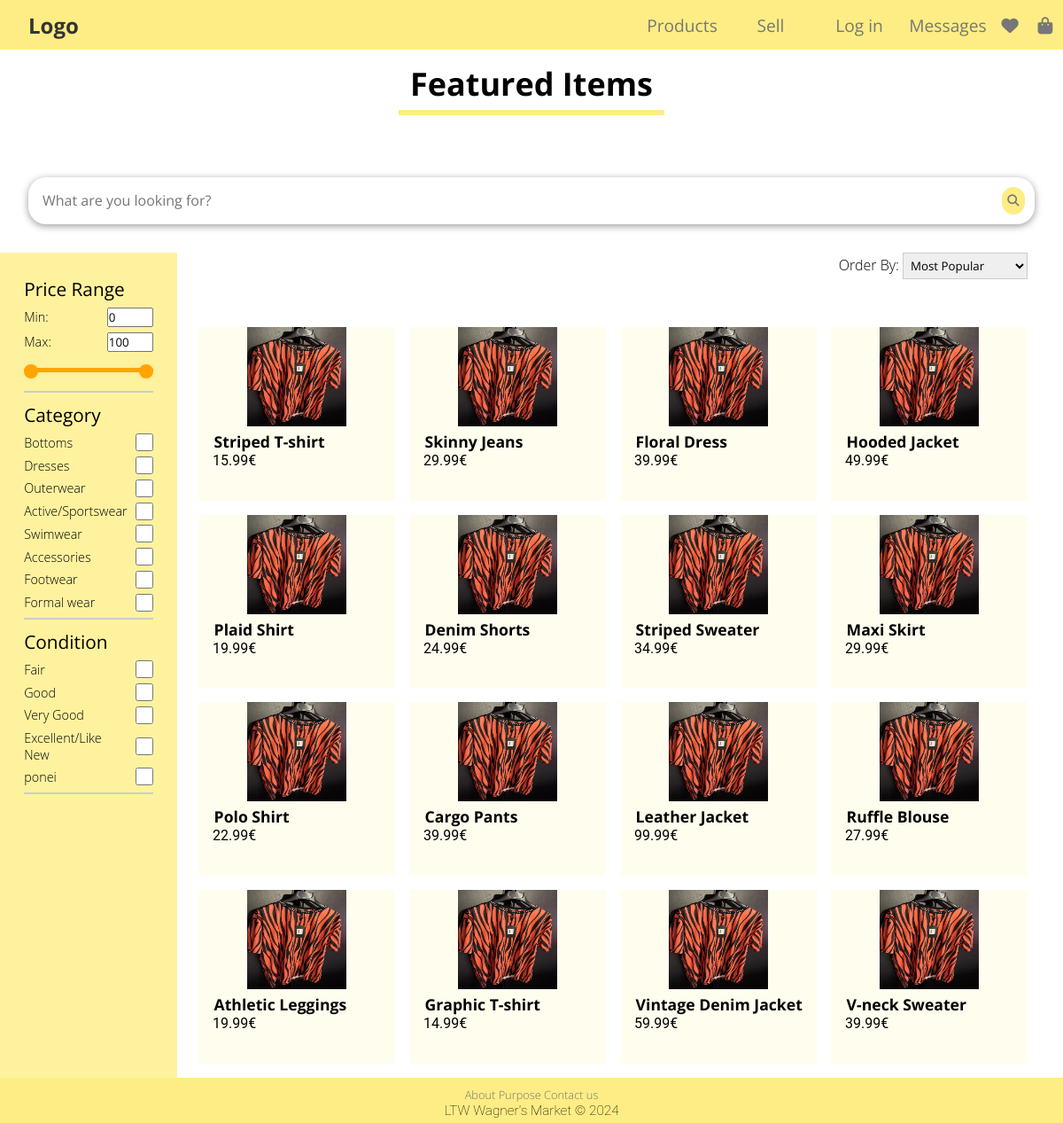
The page /pages/search.php on the database as committed earlier.
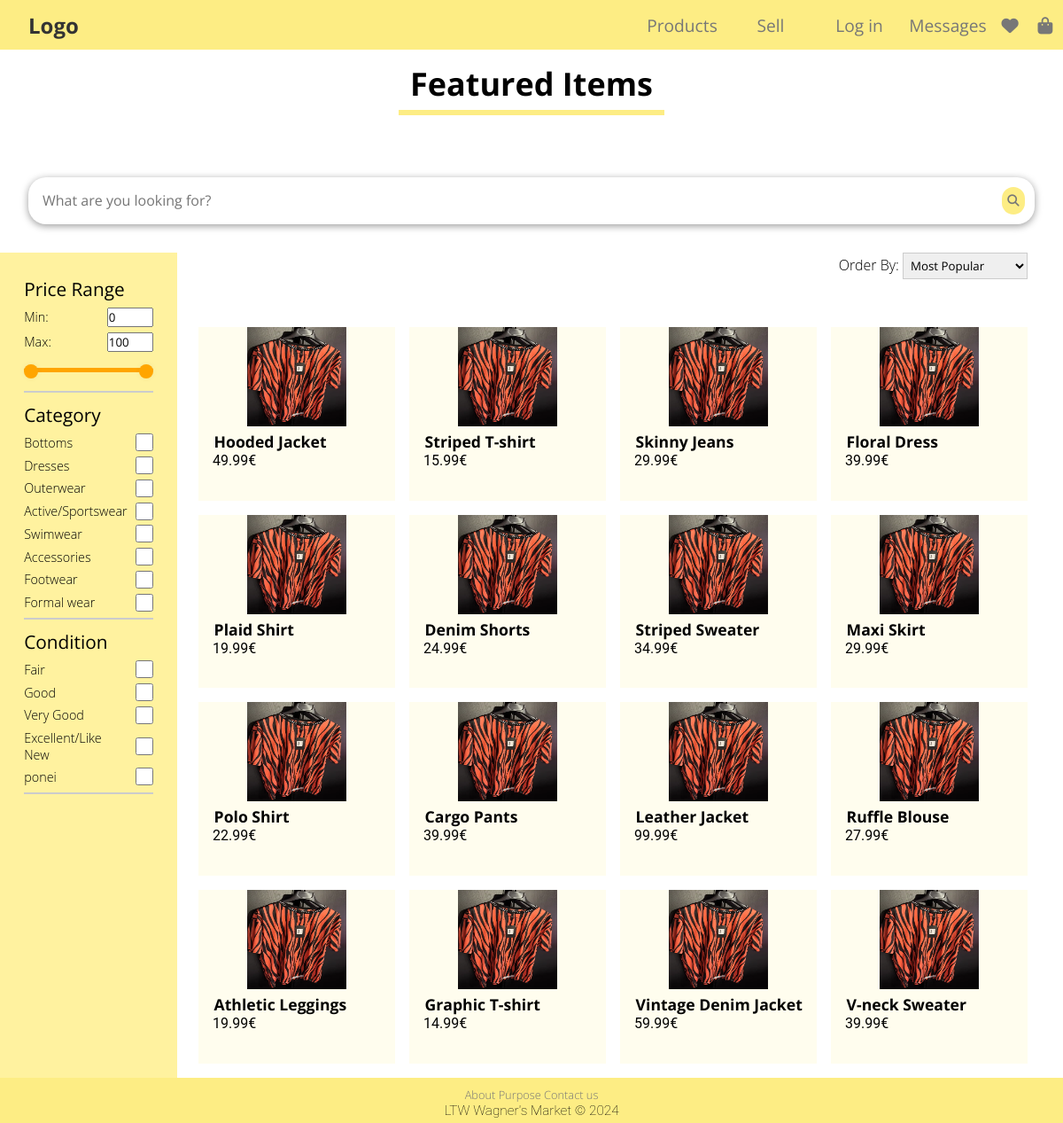
The same page on the database as committed later.
### tables this page shows
CREATE TABLE ITEM (
    ItemId INTEGER PRIMARY KEY AUTOINCREMENT,
    UserId INTEGER NOT NULL,
    Title TEXT NOT NULL,
    Price FLOAT NOT NULL,
    Description TEXT NOT NULL,
    Condition TEXT NOT NULL,
    Size TEXT NOT NULL,
    Brand TEXT NOT NULL,
    ImagePath TEXT NOT NULL,
    WishlistCounter INTEGER DEFAULT 0,
    Timestamp DATETIME NOT NULL DEFAULT CURRENT_TIMESTAMP,
    CONSTRAINT PriceConstraint CHECK (Price > 0),
    FOREIGN KEY (UserId) REFERENCES USER (UserId) ON DELETE CASCADE ON UPDATE CASCADE,
    FOREIGN KEY (Condition) REFERENCES CONDITION (Condition) ON DELETE CASCADE ON UPDATE CASCADE,
    FOREIGN KEY (Size) REFERENCES SIZE (Size) ON DELETE CASCADE ON UPDATE CASCADE
);

CREATE TABLE CATEGORY (
    CategoryName TEXT NOT NULL,
    CategoryImage TEXT NOT NULL,
    CONSTRAINT Pk_CategoryName PRIMARY KEY (CategoryName)
);

CREATE TABLE CONDITION (
    Condition TEXT NOT NULL,
    CONSTRAINT PK_Condition PRIMARY KEY (Condition)
);

### public/utils/session.php (called while the page is built, shortened)
<?php
class Session
{
    public function isLoggedIn(): bool
    {
        return isset($_SESSION['id']);
    }
}
?>

### private/database/item.class.php (called while the page is built, shortened)
<?php
class Item
{
    public function __construct(int $itemId, int $userId, string $title, float $price, string $description, string $condition, string $size, string $brand, string $imagePath, int $wishlistCounter, string $timeStamp)
    {
        $this->itemId = $itemId;
        $this->title = $title;
        $this->price = $price;
        $this->imagePath = $imagePath;
    }
    static function getMostPopularItems(PDO $db, int $count, int $offset): array
    {
        $stmt = $db->prepare('SELECT ItemId, UserId, Title, Price, Description, Condition,
            Size, Brand, ImagePath, WishlistCounter, Timestamp FROM ITEM ORDER BY WishlistCounter DESC LIMIT ? OFFSET ?');
        $stmt->execute(array($count, $offset));
        $items = array();
        while ($item = $stmt->fetch()) {
            $items[] = new Item(
                $item['ItemId'],
                $item['UserId'],
                $item['Title'],
                $item['Price'],
                $item['Description'],
                $item['Condition'],
                $item['Size'],
                $item['Brand'],
                $item['ImagePath'],
                $item['WishlistCounter'],
                $item['Timestamp']
            );
        }
        return $items;
    }
    static function getMaxPrice(PDO $db): float
    {
        $stmt = $db->prepare('SELECT MAX(PRICE) AS MaxPrice FROM ITEM');
        $stmt->execute();
        return (float)$stmt->fetch(PDO::FETCH_ASSOC)['MaxPrice'];
    }
}
?>

### private/database/category.class.php (called while the page is built, shortened)
<?php
class Category
{
    public function __construct(string $categoryName, string $categoryImage)
    {
        $this->categoryName = $categoryName;
    }
    static function getCategories(PDO $db): array
    {
        $stmt = $db->prepare('SELECT CategoryName, CategoryImage FROM CATEGORY');
        $stmt->execute(array());
        $categories = array();
        while ($category = $stmt->fetch()) {
            $categories[] = new Category(
                $category['CategoryName'],
                $category['CategoryImage']
            );
        }
        return $categories;
    }
}
?>

### private/database/condition.class.php (called while the page is built, shortened)
<?php
class Condition
{
    public function __construct(string $condition)
    {
        $this->condition = $condition;
    }
    static function getConditions(PDO $db): array
    {
        $stmt = $db->prepare('SELECT Condition FROM CONDITION');
        $stmt->execute(array());
        $conditions = array();
        while ($condition = $stmt->fetch()) {
            $conditions[] = new Condition(
                $condition['Condition']
            );
        }
        return $conditions;
    }
}
?>

### private/templates/item.tpl.php (the view, shortened to what this page needs)
<?php
require_once(__DIR__ . '/../database/item.class.php');
require_once(__DIR__ . '/../database/condition.class.php');
require_once(__DIR__ . '/../database/category.class.php');
?>
<?php function drawItems(PDO $db, array $items, Session $session): void
{ ?>
        <ul class="draw-items" id="draw-items">
            <?php foreach($items as $item) { ?>
                <li class="item-card">
                    <a href="../pages/item.php?id=<?=$item->itemId?>">
                        <img src="<?= $item->imagePath?>">
                    </a>
                    <a href="../pages/item.php?id=<?=$item->itemId?>">
                        <h4><?=$item->title?></h4>
                        <p><?=number_format($item->price, 2)?>€</p>
                    </a>
                </li>
            <?php } ?>
        </ul>
<?php }?>
<?php function drawItemFilter(PDO $db, float $maxPrice, ?string $selectedCategory = null) { ?>
    <?php
        $categories = Category::getCategories($db);
        $conditions = Condition::getConditions($db);
    ?>
    <form id="filters">
        <fieldset id="price">
            <legend>Price Range</legend>
            <section id ="number-input">
                <label>Min: <input type="number" id="min-input" value = "0" min="0" max="<?= intval(ceil($maxPrice))?>"></label>
                <label>Max: <input type="number" id="max-input" value = "<?=intval(ceil($maxPrice))?>" min="0" max="<?=intval(ceil($maxPrice))?>"></label>
            </section>
            <section id="price-range">
                <section id="slider">
                    <section id="progress"></section>
                </section>
                <section id="range-input">
                    <input type="range" id="min-range" min="0" max="<?=intval(ceil($maxPrice))?>" value="0" step="1">
                    <input type="range" id="max-range" min="0" max="<?=intval(ceil($maxPrice))?>" value="<?=intval(ceil($maxPrice))?>" step="1">
                </section>
            </section>
        </fieldset>
        <fieldset id="category">
            <legend>Category</legend>
            <?php foreach($categories as $category) { ?>
                <?php if ($selectedCategory != null) {
                    if ($selectedCategory === $category->categoryName) { ?>
                       <label><?= $category->categoryName ?><input type="checkbox" id="<?= $category->categoryName ?>" checked></label>
                <?php } else { ?>
                <label><?= $category->categoryName ?><input type="checkbox" id="<?= $category->categoryName ?>"></label>
                <?php } } else { ?>
                    <label><?= $category->categoryName ?><input type="checkbox" id="<?= $category->categoryName ?>"></label>
                    <?php } } ?>
        </fieldset>
        <fieldset id="condition">
            <legend>Condition</legend>
            <?php foreach($conditions as $condition) { ?>
                <label><?= $condition->condition ?><input type="checkbox" id="<?= $condition->condition ?>"></label>
            <?php } ?>
        </fieldset>
    </form>
<?php } ?>
<?php function drawItemSorter() { ?>
    <label id="order"> Order By:
        <select id="order-selected">
            <option value="popular" selected>Most Popular</option>
        </select>
    </label>
<?php } ?>

### private/templates/common.tpl.php (shortened to what this page needs)
<?php
require_once (__DIR__ . '/../../public/utils/session.php');
require_once (__DIR__ . '/../database/category.class.php');
?>
<?php function drawHeader(PDO $db, Session $session)
{ ?>
    <!DOCTYPE html>
    <html lang="en-US">
    <head>
        <link rel="stylesheet" href="../css/style.css">
    </head>
    <body>
        <header>
            <section class="header-left">
                <a class="logo" href="../pages/index.php">Logo</a>
            </section>
            <nav class="header-right">
                    <section id="header-products">
                        <a  href="search.php">Products</a>
                    </section>
                    <?php
                    if ($session->isLoggedIn()) { ?>
                        <a href="../pages/publish_add.php">Sell</a>
                        <nav id="header-profile">
                            <a href="../pages/profile.php">Profile</a>
                            <?php drawProfileForm($db, $session); ?>
                        </nav>
                        <a href="../pages/messages.php">Messages</a>
                        <a href="../pages/wishlist.php"><i class="fas fa-heart"></i></a>
                        <a href="../pages/shopping_bag.php"><i class="fas fa-shopping-bag"></i></a>
                    <?php } else { ?>
                        <a class="not-logged-in">Sell</a>
                        <nav id="header-profile">
                            <a class="not-logged-in">Log in</a>
                        </nav>
                        <a class="not-logged-in">Messages</a>
                        <a class="not-logged-in"><i class="fas fa-heart"></i></a>
                        <a class="not-logged-in"><i class="fas fa-shopping-bag"></i></a>
                    <?php }?>
            </nav>
        </header>
    <?php } ?>
    <?php function drawFooter()
    { ?>
        <footer>
            <nav>
                <a href="#">About</a>
                <a href="#">Purpose</a>
                <a href="#">Contact us</a>
            </nav>
            <p>LTW Wagner's Market &copy; 2024</p>
        </footer>
    </body>
    </html>
<?php } ?>
<?php function drawSearchBar(string $id, string $placeholder)
{?>
    <section id="search-bar" class="search-bar">
        <input id="<?= $id ?>" type="text" placeholder="<?= $placeholder ?>">
        <button><i class="fa fa-search"></i></button>
    </section>
<?php } ?>
<?php function drawTitle(string $title): void
{ ?>
    <section id="title">
        <h2>
            <?= $title ?>
        </h2>
        <hr class="line-yellow">
    </section>
<?php } ?>

### public/pages/search.php (shortened to what this page needs)
<?php
require_once(__DIR__ . '/../utils/session.php');
$session = new Session();
require_once(__DIR__ . '/../../private/database/connection.db.php');
require_once(__DIR__ . '/../../private/database/item.class.php');
require_once(__DIR__ . '/../../private/database/item_category.class.php');
require_once(__DIR__ . '/../../private/templates/common.tpl.php');
require_once(__DIR__ . '/../../private/templates/item.tpl.php');
$limit = 16;
$offset = 0;
$db = getDatabaseConnection();
$categoryName = isset($_GET['category']) ? $_GET['category'] : null;
$items = Item::getMostPopularItems($db, $limit, $offset);
$maxPrice = Item::getMaxPrice($db);
drawHeader($db, $session);
drawTitle("Featured Items");
?>
<section class="search-items-body"> <?php
    drawSearchBar("search-items", "What are you looking for?");
    drawItems($db, $items, $session);
    drawItemFilter($db, $maxPrice, $categoryName);
    drawItemSorter(); ?>
</section>
<?php
drawFooter();
?>

### public/css/style.css (style rules this page uses)
* { margin: 0; padding: 0; box-sizing: border-box; font-family: 'Open Sans', sans-serif; }
p { font-family: 'Roboto', sans-serif; font-size: 1.2em; }
header, .logo, a { color: #777; text-decoration: none; transition: color 0.3s; }
h4 { font-size: 1.1em; }
h2 { font-size: 1.5em; }
button, .button { color: #777; background: rgba(253, 237, 132, 1); border: none; padding: .5em .5em; margin: .2em; border-radius: 30px; transition: 0.3s; }
select { padding: .3em; border: .1em solid #ccc; cursor: pointer; }
section#title { font-family: 'Open Sans', sans-serif; margin: 70px 0; text-align: center; font-size: 1.5em; }
.line-yellow { width: 300px; height: 0.25em; background-color: rgba(253, 237, 132, 1); border: none; margin: 5px auto; }
header { height: 3.5rem; display: grid; grid-template-columns: 1.5fr 1fr; background-color: rgba(253, 237, 132, 1); position: fixed; top: 0; width: 100%; z-index: 1; }
.header-left { align-content: center; }
.header-right { font-size: 1.2em; display: grid; grid-template-columns: repeat(4, 1fr) .4fr .4fr; justify-items: center; align-items: center; }
.logo { font-weight: 700; font-size: 1.5em; color: #333; padding-left: 2rem; }
.search-bar { display: grid; grid-template-columns: 1fr auto; background-color: #fff; border-radius: 20px; box-shadow: 0 2px 8px rgba(0, 0, 0, 0.4); padding: 0.5em; }
.search-bar input { border: none; font-size: 1em; margin-left: 0.5em; }
.search-bar button { cursor: pointer; }
.draw-items { display: grid; grid-template-columns: repeat(4, 1fr); list-style: none; margin: 0 1.5em; }
.item-card { transition: transform 0.1s ease, box-shadow 0.1s ease; background-color: rgba(253, 237, 132, 0.138); text-align: center; margin-right: 1em; margin-bottom: 1em; }
.item-card img { width: 7em; height: 7em; }
.item-card p, .item-card h4 { text-align: left; margin-left: 1em; color: black; }
.item-card p { font-size: 1em; }
.search-items-body { display: grid; grid-template-areas: "search search" "filter order" "filter items"; grid-template-columns: 1fr 5fr; grid-template-rows: 1fr 1fr 10fr; }
.search-items-body section.search-bar { grid-area: search; margin: 0 2em 2em 2em; }
.search-items-body .draw-items { grid-area: items; }
.search-items-body form#filters { grid-area: filter; background: rgb(255, 242, 159); padding: 1em; width: 100%; }
.search-items-body label#order { grid-area: order; margin-bottom: 1em; margin-right: 2.5em; font-family: 'Open Sans Light', sans-serif; justify-self: right; padding-bottom: 0.5em; }
input[type="checkbox"] { width: 1.5em; height: 1.5em; border: 0.1em solid #555; border-radius: 4px; background-color: #fff; cursor: pointer; }
#filters legend { font-size: 1.3em; padding-bottom: 0.2em; }
#filters label { display: flex; justify-content: space-between; gap: 0.5em; align-items: center; padding: 0.2em 0; font-size: 0.9em; font-family: 'Open Sans Light', sans-serif; word-wrap: break-word; }
#filters fieldset { display: grid; margin: 0.7em; border: none; border-bottom: 2px solid #ccc; padding-bottom: 0.3em; }
#slider { height: 0.3em; background: #ddd; border-radius: 5px; position: relative; margin: 1em 0; }
#slider #progress { height: 100%; border-radius: 5px; background: #FFA500; position: absolute; left: 0; right: 0; }
#range-input { position: relative; margin: 1em 0; }
#range-input input { width: 100%; height: 5px; position: absolute; top: -1em; background: none; pointer-events: none; -webkit-appearance: none; -moz-appearance: none; }
footer { font-family: 'Roboto', sans-serif; font-weight: 100; font-size: 0.8em; text-align: center; background: rgba(253, 237, 132, 1); padding: 10px 0 5px 0; bottom: 0; left: 0; right: 0; }

Rows that differ between the two databases and show on the page:
changed item "Hooded Jacket": moves up the list
